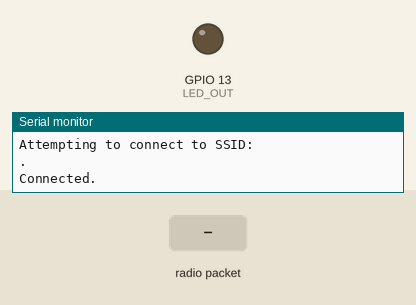
This sketch was run on a simulated ESP32. Parts: output pins drawn as LEDs (lit = HIGH), the last lines printed to the serial monitor. The test bench sets the inputs (shaded band). WiFi joins after 1.5 s; servers stay silent unless stated; not simulated (calls return 0 or success): secrets.h.

Above: at 5.8 s.
5.9 s: radio packet "200" arrives
At 7.0 s:
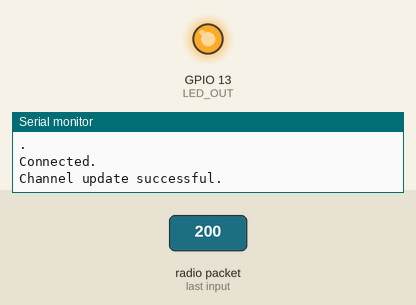
Timing chart, 0 to 8.9 s (numbered marks = the images above; inputs shaded):
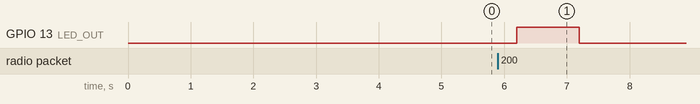

The sketch:

codigo_roteador.ino
```cpp
/*
  Check the new incoming messages, and print via serialin 115200 baud rate.

  by Aaron.Lee from HelTec AutoMation, ChengDu, China
  成都惠利特自动化科技有限公司
  www.heltec.cn

  this project also realess in GitHub:
  https://github.com/Heltec-Aaron-Lee/WiFi_Kit_series
*/

#include "heltec.h"
#include <WiFi.h>
#include "secrets.h"
#include "ThingSpeak.h" // always include thingspeak header file after other header files and custom macros

#define uS_TO_S_FACTOR 1000000ULL  /* Conversion factor for micro seconds to seconds */
#define TIME_TO_SLEEP  10770/* Time ESP32 will go to sleep (in seconds) */

RTC_DATA_ATTR int bootCount = 0;

#define BAND    433E6  //you can set band here directly,e.g. 868E6,915E6

char ssid[] = SECRET_SSID;   // your network SSID (name)
char pass[] = SECRET_PASS;   // your network password
int keyIndex = 0;            // your network key Index number (needed only for WEP)
WiFiClient  client;

unsigned long myChannelNumber = SECRET_CH_ID;
const char * myWriteAPIKey = SECRET_WRITE_APIKEY;

char myData[7];
int number1;
int number2;
int number3;
int number4;

int LED_OUT = 13;

unsigned long previousMillis = 0;
unsigned long tempoLigado = 60000;

int dataSorting2(char myData[7]){

    char w = myData[3];
    char xy = myData[4];

    String fz = String(w) + String(xy);
    int f2 = fz.toInt();

    return f2;
  }

int dataSorting4(char myData[7]){
    char x = myData[0];

    String fx = String(x);
    int f4 = fx.toInt();

    return f4;
  }

  int dataSorting3(char myData[7]){
    char y = myData[1];
    char z = myData[2];

    String fy = String(y) + String(z);
    int f3 = fy.toInt();

    return f3;
  }

  int dataSorting1(char myData[7]){
    char xz = myData[5];
    char xw = myData[6];

    String fw = String(xz) + String(xw);
    int f1 = fw.toInt();

    return f1;
  }


void WiFiConnect(){
     if(WiFi.status() != WL_CONNECTED){
      Serial.print("Attempting to connect to SSID: ");
      Serial.println(SECRET_SSID);
      while(WiFi.status() != WL_CONNECTED){
        WiFi.begin(ssid, pass);  // Connect to WPA/WPA2 network. Change this line if using open or WEP network
        Serial.print(".");
        delay(5000);
        }
      Serial.println("\nConnected.");
    }
  }

void LoRaReceive(){

  int packetSize = LoRa.parsePacket();
  if (packetSize) {
    int i = 0;
    while (LoRa.available()) {
      //Serial.println((char)LoRa.read());
      myData[i] = (char)LoRa.read();
      i += 1;
    }

    number1 = dataSorting1(myData);
    //Serial.println(number1);
    number2 = dataSorting2(myData);
    //Serial.println(number2);
    number3 = dataSorting3(myData);
    //Serial.println(number3);
    number4 = dataSorting4(myData);
    //Serial.println(number4);

    ThingSpeak.setField(1, number1);
    ThingSpeak.setField(2, number2);
    ThingSpeak.setField(3, number3);
    ThingSpeak.setField(4, number4);

    int x = ThingSpeak.writeFields(myChannelNumber, myWriteAPIKey);
    if(x == 200){
      Serial.println("Channel update successful.");
    }
    else{
      Serial.println("Problem updating channel. HTTP error code " + String(x));
    }

    digitalWrite(LED_OUT, HIGH);
    delay(1000);
    digitalWrite(LED_OUT, LOW);
  }

 }

void setup() {
    //WIFI Kit series V1 not support Vext control
  Heltec.begin(false /*DisplayEnable Enable*/, true /*Heltec.LoRa Disable*/, true /*Serial Enable*/, true /*PABOOST Enable*/, BAND /*long BAND*/);

  pinMode(LED_OUT, OUTPUT);

  ++bootCount;
  Serial.println("Boot number: " + String(bootCount));
  delay(10);

  Serial.println("Acordei!");

  WiFi.mode(WIFI_STA);
  ThingSpeak.begin(client);  // Initialize ThingSpeak

  while(millis() < tempoLigado){
    WiFiConnect();
    LoRaReceive();
  }

  esp_sleep_enable_timer_wakeup(TIME_TO_SLEEP * uS_TO_S_FACTOR);
  delay(10);

  LoRa.end();
  LoRa.sleep();
  delay(100);

  Serial.println("Indo dormir");
  esp_deep_sleep_start();
}

void loop() {

}
```

Measured:
- after the input at 5.9 s, GPIO 13 (LED_OUT): LOW → HIGH after 0.30 s, → LOW 1.0 s later
